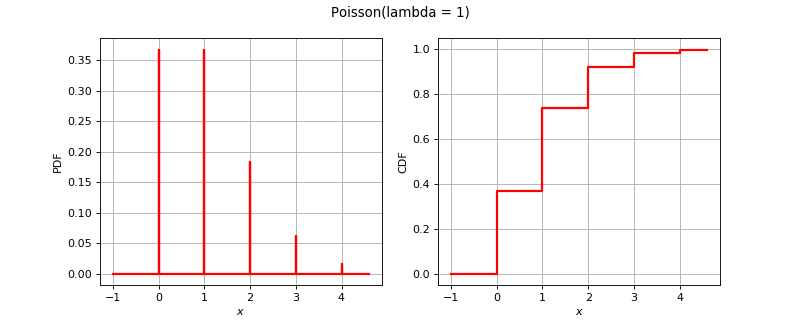

The Python source for this figure:
import openturns as ot
from matplotlib import pyplot as plt
from openturns.viewer import View
if (ot.Poisson().__class__.__name__=='ComposedDistribution'):
    correlation = ot.CorrelationMatrix(2)
    correlation[1, 0] = 0.25
    aCopula = ot.NormalCopula(correlation)
    marginals = [ot.Normal(1.0, 2.0), ot.Normal(2.0, 3.0)]
    distribution = ot.ComposedDistribution(marginals, aCopula)
elif (ot.Poisson().__class__.__name__=='CumulativeDistributionNetwork'):
    distribution = ot.CumulativeDistributionNetwork([ot.Normal(2),ot.Dirichlet([0.5, 1.0, 1.5])], ot.BipartiteGraph([[0,1], [0,1]]))
else:
    distribution = ot.Poisson()
dimension = distribution.getDimension()
if dimension <= 2:
    if distribution.getDimension() == 1:
        distribution.setDescription(['$x$'])
        pdf_graph = distribution.drawPDF()
        cdf_graph = distribution.drawCDF()
        fig = plt.figure(figsize=(10, 4))
        plt.suptitle(str(distribution))
        pdf_axis = fig.add_subplot(121)
        cdf_axis = fig.add_subplot(122)
        View(pdf_graph, figure=fig, axes=[pdf_axis], add_legend=False)
        View(cdf_graph, figure=fig, axes=[cdf_axis], add_legend=False)
    else:
        distribution.setDescription(['$x_1$', '$x_2$'])
        pdf_graph = distribution.drawPDF()
        fig = plt.figure(figsize=(10, 5))
        plt.suptitle(str(distribution))
        pdf_axis = fig.add_subplot(111)
        View(pdf_graph, figure=fig, axes=[pdf_axis], add_legend=False)
